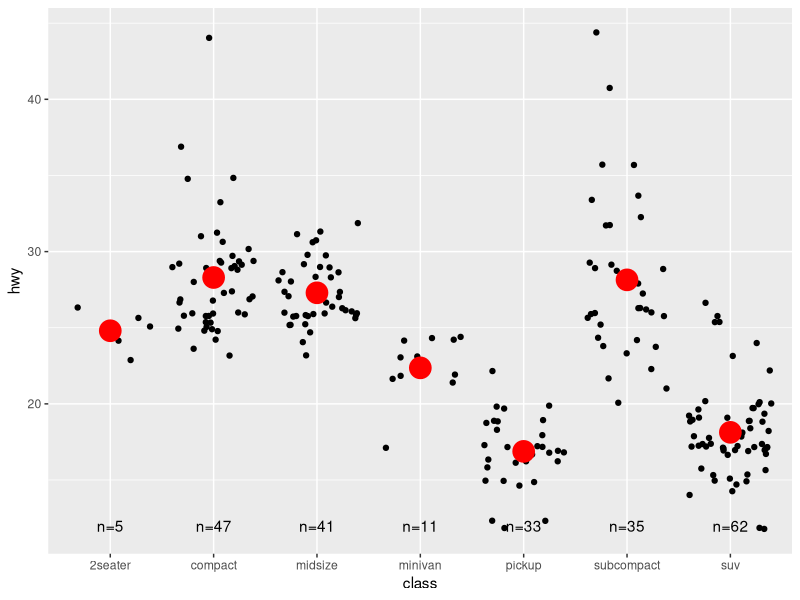
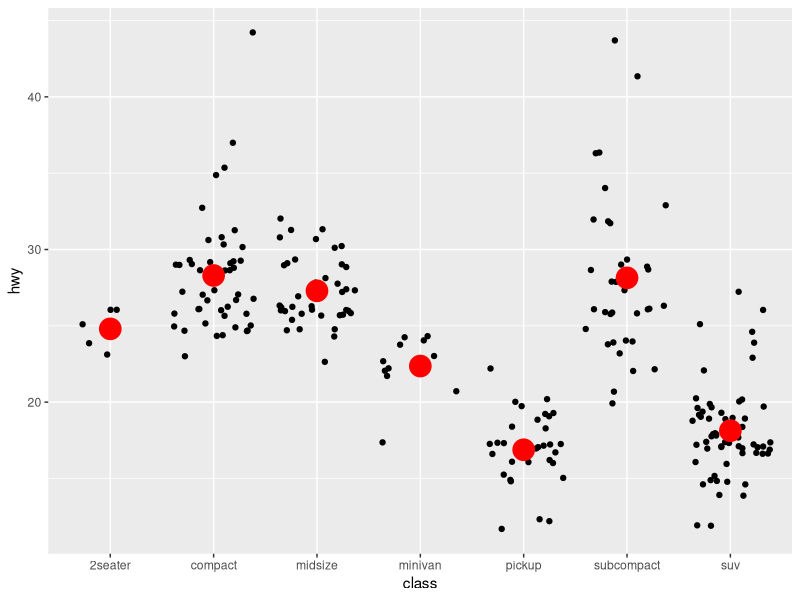
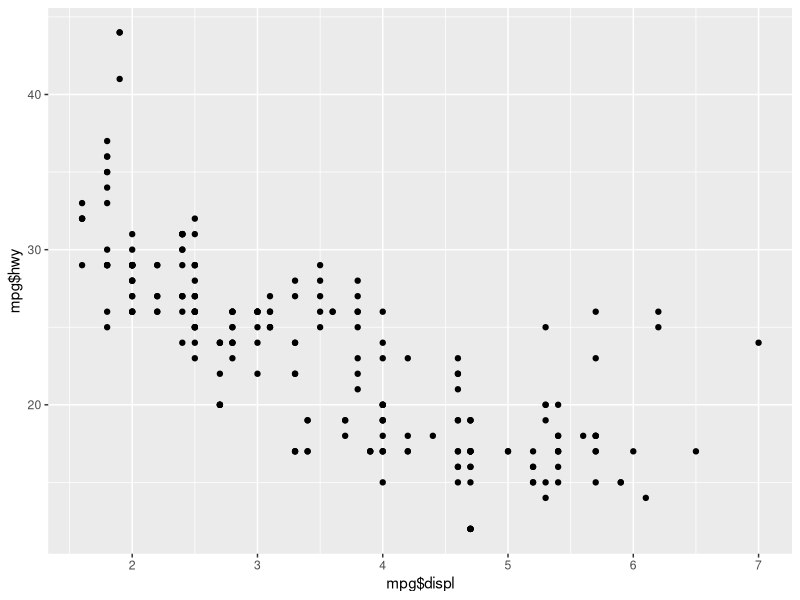
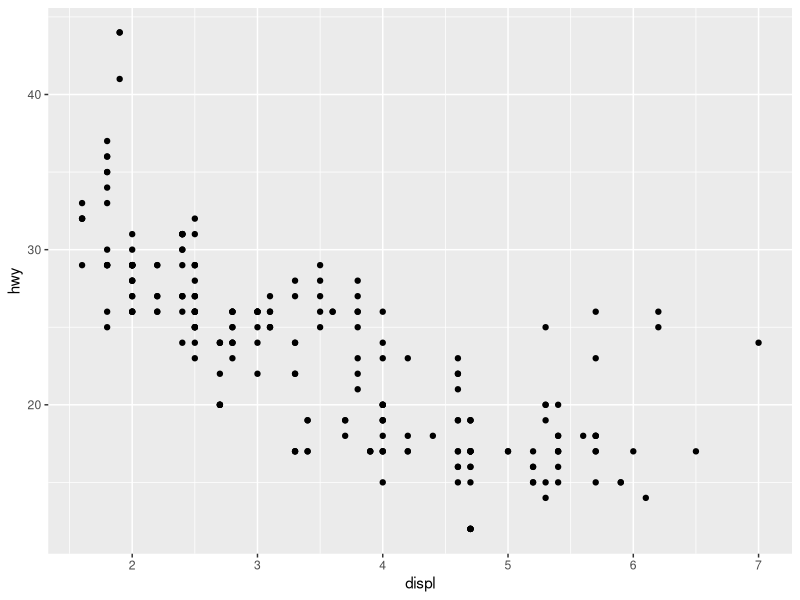
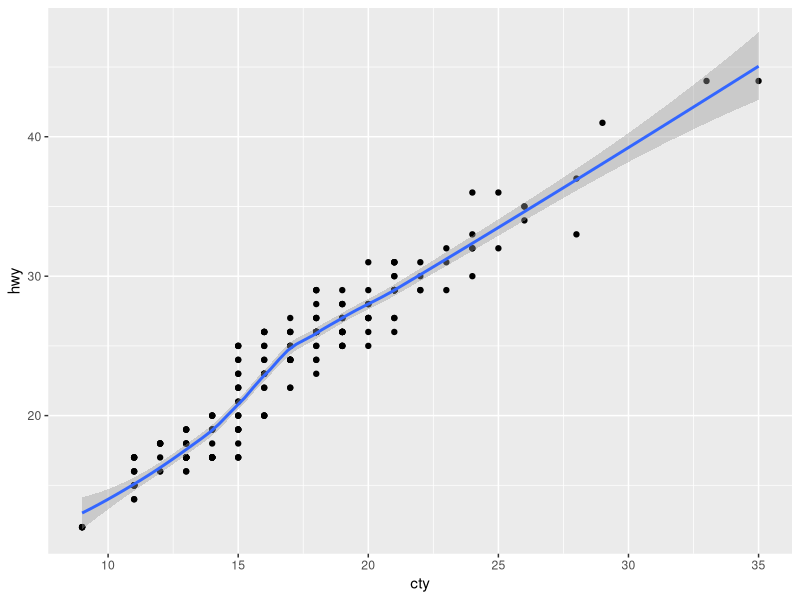
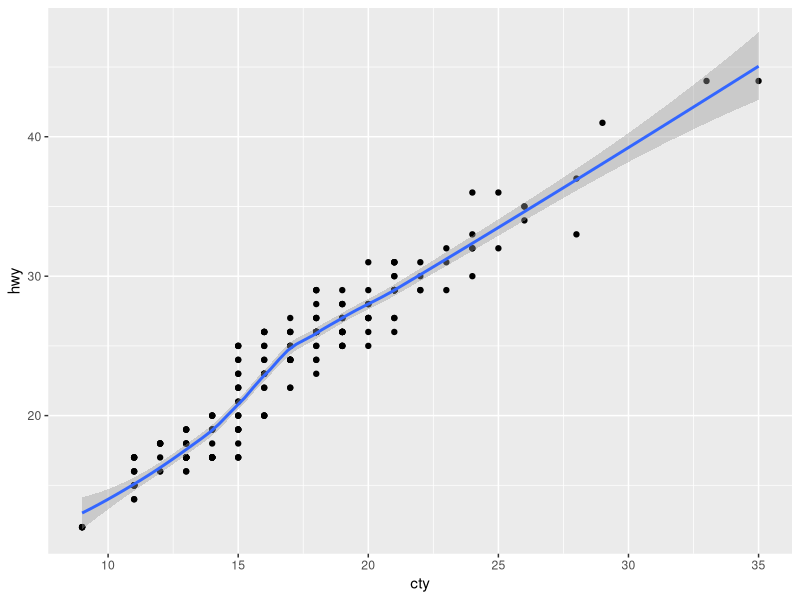
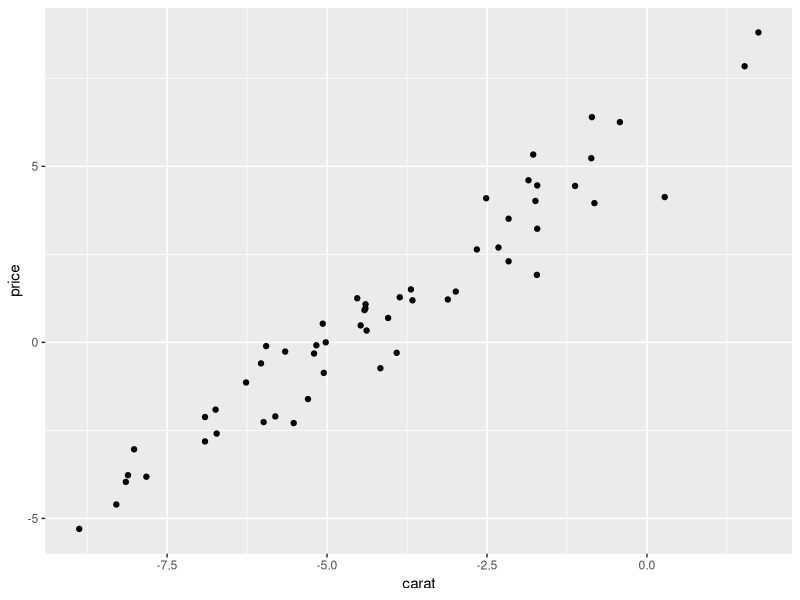
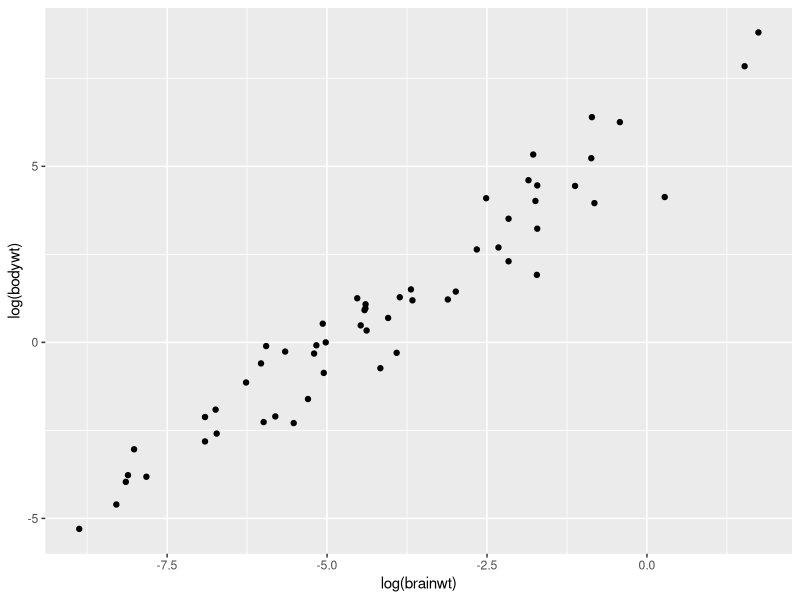

Write the R code that produced these figures, in order. (Note: this script raises an error after producing the figures.)
## ---- chunk 1
library(tidyverse)

## ---- chunk 2

class <- mpg %>% 
  group_by(class) %>% 
  summarise(n = n(), hwy = mean(hwy),
            .groups = "drop")

# create annotation vector
classMeans <- str_c("n=", class$n, sep = "") 

ggplot() +
  geom_jitter(aes(class, hwy), data = mpg) +
  geom_point(aes(class, hwy), data = class, color = "red", size = 7) +
  geom_text(aes(class, min(mpg$hwy), label = classMeans), data = class)

# alternative version from later in chapter
ggplot(mpg, aes(class, hwy)) +
  geom_jitter() +
  geom_point(stat = "summary", fun = "mean", colour = "red", size = 7)

## ---- chunk 3

# given
ggplot(mpg) + 
  geom_point(aes(mpg$displ, mpg$hwy))

# fixed
ggplot(mpg) + 
  geom_point(aes(displ, hwy))

# given
ggplot() + 
 geom_point(mapping = aes(y = hwy, x = cty), data = mpg) +
 geom_smooth(data = mpg, mapping = aes(cty, hwy))

# simplified
ggplot(mpg) + 
 geom_point(aes(cty, hwy)) +
 geom_smooth(aes(cty, hwy))

# given
ggplot(diamonds, aes(carat, price)) + 
  geom_point(aes(log(brainwt), log(bodywt)), data = msleep)

# simlipfied
ggplot() + 
  geom_point(aes(log(brainwt), log(bodywt)), msleep)



## ---- chunk 4

ggplot(mpg) +
  geom_point(aes(class, cty)) + 
  geom_boxplot(aes(trans, hwy))

## ---- chunk 5

# categorical x axis with continuous x axis on second layer
# gives error
ggplot(mpg) +
  geom_point(aes(class, hwy)) +
  geom_point(aes(hwy, class), color = "red")

## ---- chunk 6

# continuous x axis with categorical x axis on second layer
# gives error
ggplot(mpg) +
  geom_point(aes(hwy, class), color = "red") +
  geom_point(aes(class, hwy))

## ---- chunk 7
mod <- loess(hwy ~ displ, data = mpg)
smoothed <- data.frame(displ = seq(1.6, 7, length = 50))
pred <- predict(mod, newdata = smoothed, se = TRUE) 
smoothed$hwy <- pred$fit
smoothed$hwy_lwr <- pred$fit - 1.96 * pred$se.fit
smoothed$hwy_upr <- pred$fit + 1.96 * pred$se.fit
